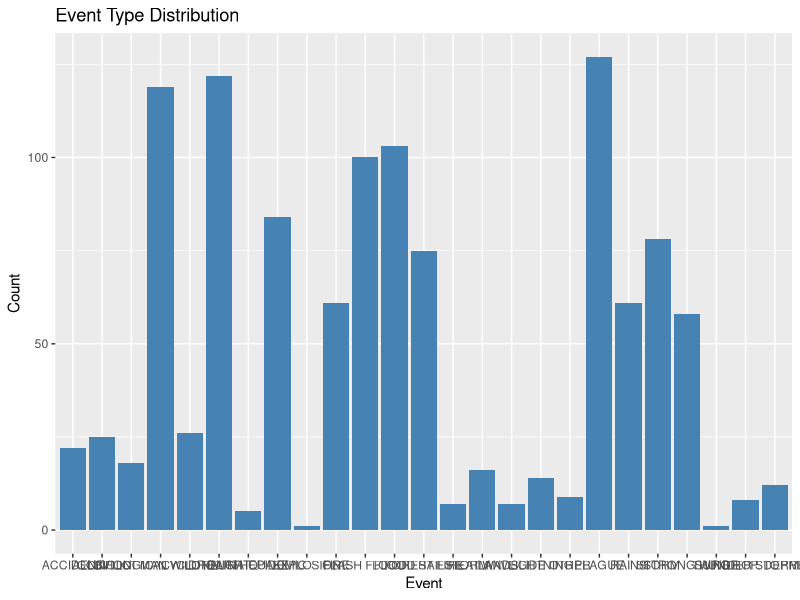
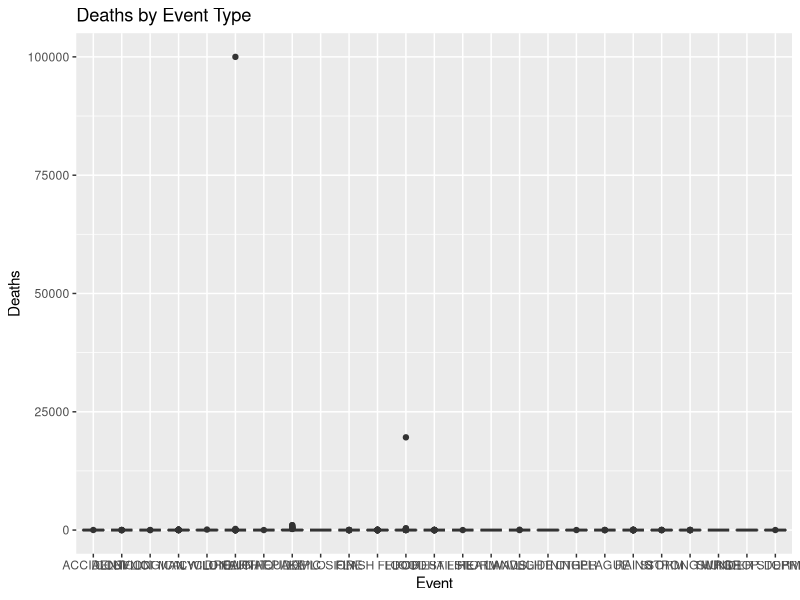
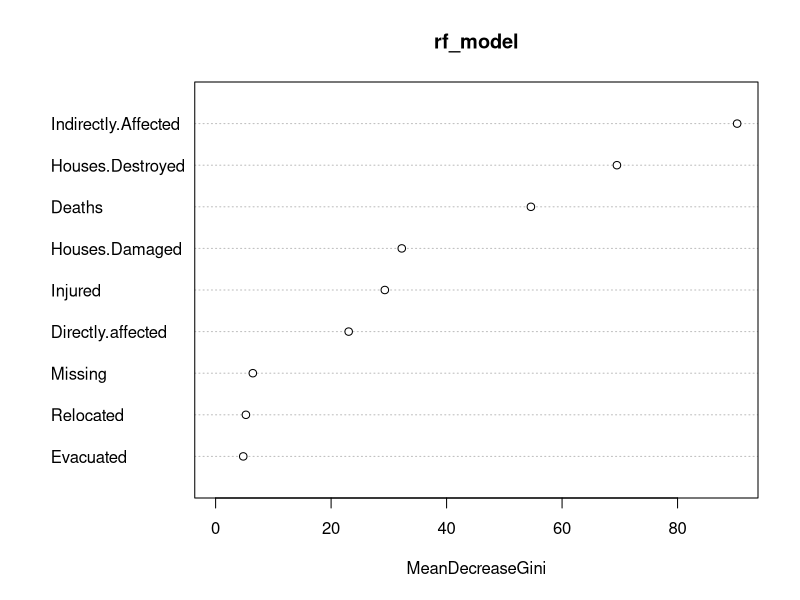
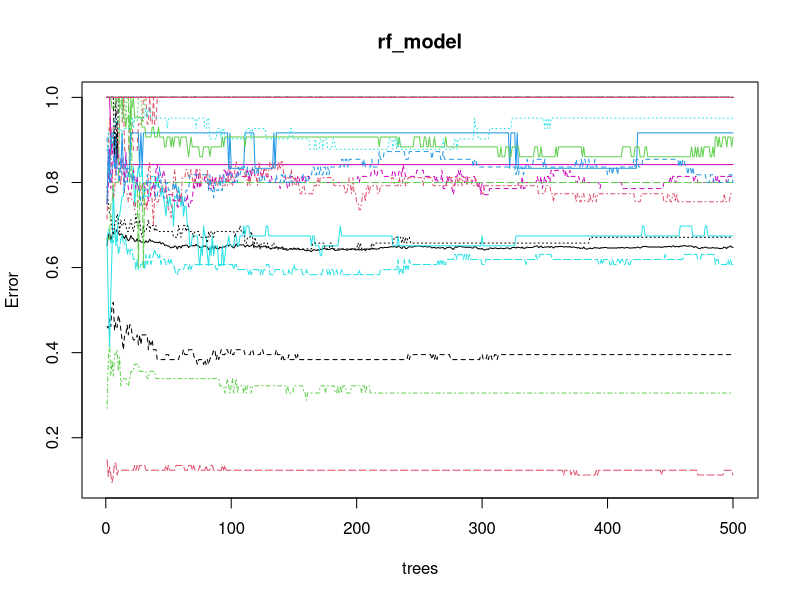

R code for these plots, in order:
install.packages("tidyverse")
install.packages("caret")
install.packages("datasets")
install.packages("readxl")
install.packages("rpart")
install.packages("rpart.plot")
install.packages("randomForest")
install.packages("xgboost")
install.packages("ggpubr")

  # 加载必要的 R 包
library(tidyverse)
library(readr)

# 读取数据
data <- read.csv("Mozambique_data.csv")

# 查看数据前几行
head(data)

# 查看数据摘要
summary(data)


  # 检查缺失值
  sum(is.na(data)) # 返回数据集中缺失值总数

# 检查每列是否有缺失值
colSums(is.na(data))


  # 将 `Event` 转换为因子
  data$Event <- as.factor(data$Event)

# 查看因子的类别
levels(data$Event)


  # 统计不同事件的数量
  table(data$Event)

# 各数值变量的摘要统计
summary(data[, c("Deaths", "Injured", "Missing", "Houses.Destroyed", "Houses.Damaged")])


  library(ggplot2)

# 绘制事件类型的分布
ggplot(data, aes(x = Event)) +
  geom_bar(fill = "steelblue") +
  labs(title = "Event Type Distribution", x = "Event", y = "Count")

# 绘制不同事件的死亡人数分布箱线图
ggplot(data, aes(x = Event, y = Deaths, fill = Event)) +
  geom_boxplot() +
  labs(title = "Deaths by Event Type", x = "Event", y = "Deaths") +
  theme(legend.position = "none")


  # 加载机器学习相关包
  library(caret)

# 划分训练集和测试集
set.seed(123)
train_indices <- createDataPartition(data$Event, p = 0.7, list = FALSE)
trainset <- data[train_indices, ]
testset <- data[-train_indices, ]


  library(randomForest)

# 构建随机森林模型
set.seed(123)
rf_model <- randomForest(Event ~ Deaths + Injured + Missing + Houses.Destroyed +
                           Houses.Damaged + Directly.affected + Indirectly.Affected +
                           Relocated + Evacuated, data = trainset, ntree = 500)

# 查看模型
print(rf_model)

# 变量重要性
varImpPlot(rf_model)


  # 预测
  predictions <- predict(rf_model, newdata = testset)

# 混淆矩阵
confusionMatrix(predictions, testset$Event)


  # 绘制误差率收敛图
  plot(rf_model)

# 查看重要变量的数值
importance(rf_model)

